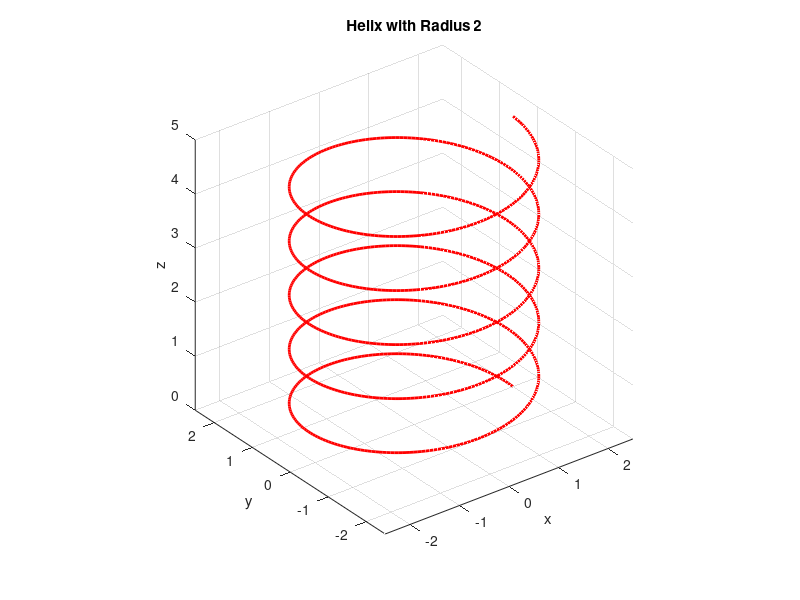

The MATLAB script that drew this image:
% Helix Plot
clc
clear
t = linspace(0, 10*pi, 1000);
r = 2;
x = r * cos(t);
y = r * sin(t);
z = t / (2*pi);

plot3(x, y, z, 'r-', 'LineWidth', 2);
grid on
xlabel('x')
ylabel('y')
zlabel('z')
title('Helix with Radius 2')
axis equal
